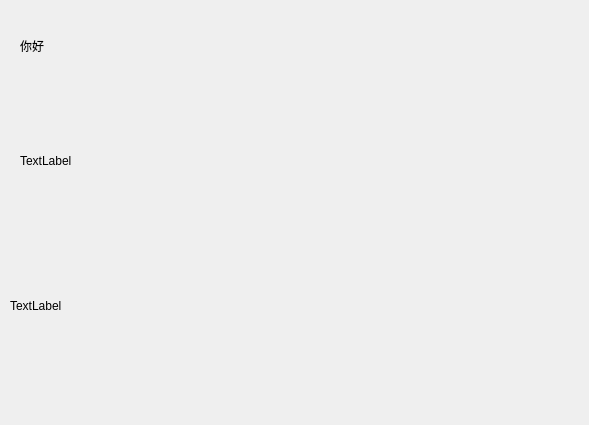
<?xml version="1.0" encoding="UTF-8"?>
<ui version="4.0">
 <class>Widget</class>
 <widget class="QWidget" name="Widget">
  <property name="geometry">
   <rect>
    <x>0</x>
    <y>0</y>
    <width>589</width>
    <height>425</height>
   </rect>
  </property>
  <property name="windowTitle">
   <string>Widget</string>
  </property>
  <widget class="QLabel" name="label">
   <property name="geometry">
    <rect>
     <x>20</x>
     <y>30</y>
     <width>151</width>
     <height>31</height>
    </rect>
   </property>
   <property name="text">
    <string>你好</string>
   </property>
  </widget>
  <widget class="QLabel" name="label_2">
   <property name="geometry">
    <rect>
     <x>20</x>
     <y>100</y>
     <width>121</width>
     <height>121</height>
    </rect>
   </property>
   <property name="text">
    <string>TextLabel</string>
   </property>
  </widget>
  <widget class="QLabel" name="label_3">
   <property name="geometry">
    <rect>
     <x>10</x>
     <y>250</y>
     <width>111</width>
     <height>111</height>
    </rect>
   </property>
   <property name="text">
    <string>TextLabel</string>
   </property>
  </widget>
 </widget>
 <layoutdefault spacing="6" margin="11"/>
 <resources/>
 <connections/>
</ui>
